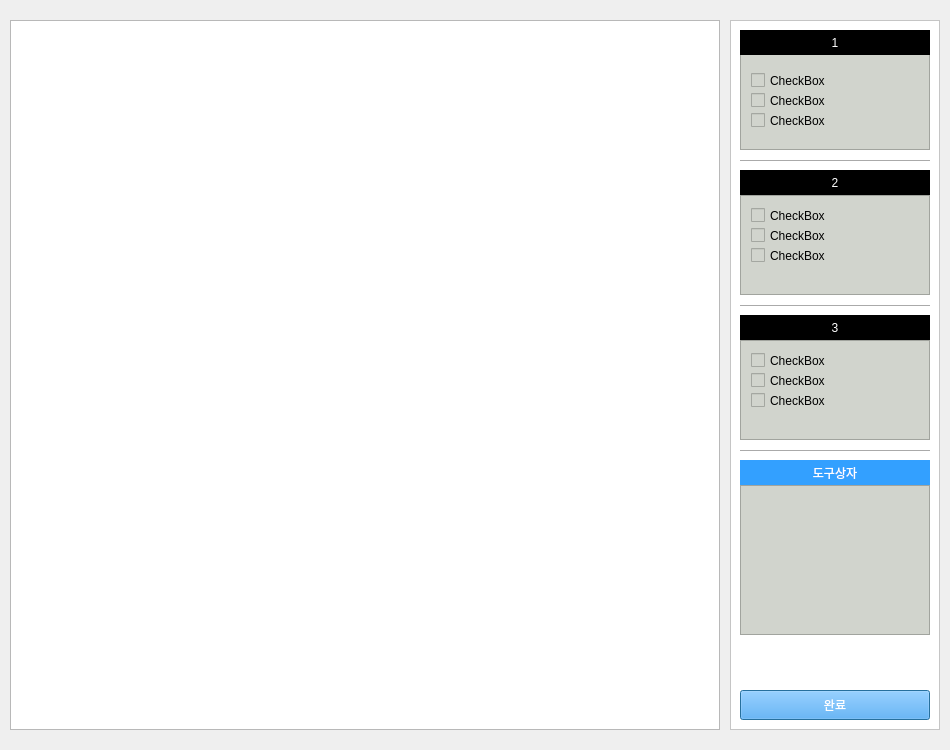
<?xml version="1.0" encoding="UTF-8"?>
<ui version="4.0">
 <class>Dialog</class>
 <widget class="QDialog" name="Dialog">
  <property name="geometry">
   <rect>
    <x>0</x>
    <y>0</y>
    <width>950</width>
    <height>750</height>
   </rect>
  </property>
  <property name="windowTitle">
   <string>General 5ho</string>
  </property>
  <property name="windowIcon">
   <iconset>
    <normaloff>../icon/dron.jpeg</normaloff>../icon/dron.jpeg</iconset>
  </property>
  <widget class="QFrame" name="Right_frame">
   <property name="geometry">
    <rect>
     <x>730</x>
     <y>20</y>
     <width>210</width>
     <height>710</height>
    </rect>
   </property>
   <property name="styleSheet">
    <string notr="true">background-color: rgb(255, 255, 255);</string>
   </property>
   <property name="frameShape">
    <enum>QFrame::StyledPanel</enum>
   </property>
   <property name="frameShadow">
    <enum>QFrame::Raised</enum>
   </property>
   <widget class="QPushButton" name="Finish_pushButton_2">
    <property name="geometry">
     <rect>
      <x>10</x>
      <y>670</y>
      <width>190</width>
      <height>30</height>
     </rect>
    </property>
    <property name="styleSheet">
     <string notr="true">background-color: rgb(51, 160, 255);
color: rgb(255, 255, 255);</string>
    </property>
    <property name="text">
     <string>완료</string>
    </property>
   </widget>
   <widget class="QScrollArea" name="Toolbox_scrollArea_2">
    <property name="geometry">
     <rect>
      <x>10</x>
      <y>465</y>
      <width>190</width>
      <height>150</height>
     </rect>
    </property>
    <property name="styleSheet">
     <string notr="true">background-color: rgb(209, 212, 205);</string>
    </property>
    <property name="widgetResizable">
     <bool>true</bool>
    </property>
    <widget class="QWidget" name="scrollAreaWidgetContents_4">
     <property name="geometry">
      <rect>
       <x>0</x>
       <y>0</y>
       <width>188</width>
       <height>148</height>
      </rect>
     </property>
    </widget>
   </widget>
   <widget class="QScrollArea" name="First_scrollArea_2">
    <property name="geometry">
     <rect>
      <x>10</x>
      <y>30</y>
      <width>190</width>
      <height>100</height>
     </rect>
    </property>
    <property name="styleSheet">
     <string notr="true">background-color: rgb(209, 212, 205);</string>
    </property>
    <property name="widgetResizable">
     <bool>true</bool>
    </property>
    <widget class="QWidget" name="scrollAreaWidgetContents_6">
     <property name="geometry">
      <rect>
       <x>0</x>
       <y>0</y>
       <width>188</width>
       <height>98</height>
      </rect>
     </property>
     <widget class="QCheckBox" name="checkBox_10">
      <property name="geometry">
       <rect>
        <x>10</x>
        <y>20</y>
        <width>96</width>
        <height>19</height>
       </rect>
      </property>
      <property name="text">
       <string>CheckBox</string>
      </property>
     </widget>
     <widget class="QCheckBox" name="checkBox_11">
      <property name="geometry">
       <rect>
        <x>10</x>
        <y>40</y>
        <width>96</width>
        <height>19</height>
       </rect>
      </property>
      <property name="text">
       <string>CheckBox</string>
      </property>
     </widget>
     <widget class="QCheckBox" name="checkBox_12">
      <property name="geometry">
       <rect>
        <x>10</x>
        <y>60</y>
        <width>96</width>
        <height>19</height>
       </rect>
      </property>
      <property name="text">
       <string>CheckBox</string>
      </property>
     </widget>
    </widget>
   </widget>
   <widget class="Line" name="line_4">
    <property name="geometry">
     <rect>
      <x>10</x>
      <y>140</y>
      <width>190</width>
      <height>3</height>
     </rect>
    </property>
    <property name="orientation">
     <enum>Qt::Horizontal</enum>
    </property>
   </widget>
   <widget class="QLabel" name="First_Label_2">
    <property name="geometry">
     <rect>
      <x>10</x>
      <y>10</y>
      <width>190</width>
      <height>25</height>
     </rect>
    </property>
    <property name="toolTip">
     <string>&lt;html&gt;&lt;head/&gt;&lt;body&gt;&lt;p&gt;&lt;br/&gt;&lt;/p&gt;&lt;/body&gt;&lt;/html&gt;</string>
    </property>
    <property name="whatsThis">
     <string>&lt;html&gt;&lt;head/&gt;&lt;body&gt;&lt;p&gt;&lt;br/&gt;&lt;/p&gt;&lt;/body&gt;&lt;/html&gt;</string>
    </property>
    <property name="styleSheet">
     <string notr="true">background-color: rgb(0, 0, 0);
color: rgb(255, 255, 255);</string>
    </property>
    <property name="text">
     <string>1</string>
    </property>
    <property name="alignment">
     <set>Qt::AlignCenter</set>
    </property>
   </widget>
   <widget class="QLabel" name="Second_Label_2">
    <property name="geometry">
     <rect>
      <x>10</x>
      <y>150</y>
      <width>190</width>
      <height>25</height>
     </rect>
    </property>
    <property name="toolTip">
     <string>&lt;html&gt;&lt;head/&gt;&lt;body&gt;&lt;p&gt;&lt;br/&gt;&lt;/p&gt;&lt;/body&gt;&lt;/html&gt;</string>
    </property>
    <property name="whatsThis">
     <string>&lt;html&gt;&lt;head/&gt;&lt;body&gt;&lt;p&gt;&lt;br/&gt;&lt;/p&gt;&lt;/body&gt;&lt;/html&gt;</string>
    </property>
    <property name="styleSheet">
     <string notr="true">background-color: rgb(0, 0, 0);
color: rgb(255, 255, 255);</string>
    </property>
    <property name="text">
     <string>2</string>
    </property>
    <property name="alignment">
     <set>Qt::AlignCenter</set>
    </property>
   </widget>
   <widget class="QLabel" name="Third_Label_2">
    <property name="geometry">
     <rect>
      <x>10</x>
      <y>295</y>
      <width>190</width>
      <height>25</height>
     </rect>
    </property>
    <property name="toolTip">
     <string>&lt;html&gt;&lt;head/&gt;&lt;body&gt;&lt;p&gt;&lt;br/&gt;&lt;/p&gt;&lt;/body&gt;&lt;/html&gt;</string>
    </property>
    <property name="whatsThis">
     <string>&lt;html&gt;&lt;head/&gt;&lt;body&gt;&lt;p&gt;&lt;br/&gt;&lt;/p&gt;&lt;/body&gt;&lt;/html&gt;</string>
    </property>
    <property name="styleSheet">
     <string notr="true">background-color: rgb(0, 0, 0);
color: rgb(255, 255, 255);</string>
    </property>
    <property name="text">
     <string>3</string>
    </property>
    <property name="alignment">
     <set>Qt::AlignCenter</set>
    </property>
   </widget>
   <widget class="QScrollArea" name="Second_scrollArea_2">
    <property name="geometry">
     <rect>
      <x>10</x>
      <y>175</y>
      <width>190</width>
      <height>100</height>
     </rect>
    </property>
    <property name="styleSheet">
     <string notr="true">background-color: rgb(209, 212, 205);</string>
    </property>
    <property name="widgetResizable">
     <bool>true</bool>
    </property>
    <widget class="QWidget" name="scrollAreaWidgetContents_7">
     <property name="geometry">
      <rect>
       <x>0</x>
       <y>0</y>
       <width>188</width>
       <height>98</height>
      </rect>
     </property>
     <widget class="QCheckBox" name="checkBox_13">
      <property name="geometry">
       <rect>
        <x>10</x>
        <y>10</y>
        <width>96</width>
        <height>19</height>
       </rect>
      </property>
      <property name="text">
       <string>CheckBox</string>
      </property>
     </widget>
     <widget class="QCheckBox" name="checkBox_14">
      <property name="geometry">
       <rect>
        <x>10</x>
        <y>30</y>
        <width>96</width>
        <height>19</height>
       </rect>
      </property>
      <property name="text">
       <string>CheckBox</string>
      </property>
     </widget>
     <widget class="QCheckBox" name="checkBox_15">
      <property name="geometry">
       <rect>
        <x>10</x>
        <y>50</y>
        <width>96</width>
        <height>19</height>
       </rect>
      </property>
      <property name="text">
       <string>CheckBox</string>
      </property>
     </widget>
    </widget>
   </widget>
   <widget class="QScrollArea" name="Third_scrollArea_2">
    <property name="geometry">
     <rect>
      <x>10</x>
      <y>320</y>
      <width>190</width>
      <height>100</height>
     </rect>
    </property>
    <property name="styleSheet">
     <string notr="true">background-color: rgb(209, 212, 205);</string>
    </property>
    <property name="widgetResizable">
     <bool>true</bool>
    </property>
    <widget class="QWidget" name="scrollAreaWidgetContents_8">
     <property name="geometry">
      <rect>
       <x>0</x>
       <y>0</y>
       <width>188</width>
       <height>98</height>
      </rect>
     </property>
     <widget class="QCheckBox" name="checkBox_16">
      <property name="geometry">
       <rect>
        <x>10</x>
        <y>30</y>
        <width>96</width>
        <height>19</height>
       </rect>
      </property>
      <property name="text">
       <string>CheckBox</string>
      </property>
     </widget>
     <widget class="QCheckBox" name="checkBox_17">
      <property name="geometry">
       <rect>
        <x>10</x>
        <y>10</y>
        <width>96</width>
        <height>19</height>
       </rect>
      </property>
      <property name="text">
       <string>CheckBox</string>
      </property>
     </widget>
     <widget class="QCheckBox" name="checkBox_18">
      <property name="geometry">
       <rect>
        <x>10</x>
        <y>50</y>
        <width>96</width>
        <height>19</height>
       </rect>
      </property>
      <property name="text">
       <string>CheckBox</string>
      </property>
     </widget>
    </widget>
   </widget>
   <widget class="Line" name="line_5">
    <property name="geometry">
     <rect>
      <x>10</x>
      <y>285</y>
      <width>190</width>
      <height>3</height>
     </rect>
    </property>
    <property name="orientation">
     <enum>Qt::Horizontal</enum>
    </property>
   </widget>
   <widget class="QLabel" name="Toolbox_Label_2">
    <property name="geometry">
     <rect>
      <x>10</x>
      <y>440</y>
      <width>190</width>
      <height>25</height>
     </rect>
    </property>
    <property name="styleSheet">
     <string notr="true">background-color: rgb(51, 160, 255);
color: rgb(255, 255, 255);</string>
    </property>
    <property name="text">
     <string>도구상자</string>
    </property>
    <property name="alignment">
     <set>Qt::AlignCenter</set>
    </property>
   </widget>
   <widget class="Line" name="line_6">
    <property name="geometry">
     <rect>
      <x>10</x>
      <y>430</y>
      <width>190</width>
      <height>3</height>
     </rect>
    </property>
    <property name="orientation">
     <enum>Qt::Horizontal</enum>
    </property>
   </widget>
  </widget>
  <widget class="QGraphicsView" name="graphicsView">
   <property name="geometry">
    <rect>
     <x>10</x>
     <y>20</y>
     <width>710</width>
     <height>710</height>
    </rect>
   </property>
  </widget>
 </widget>
 <resources/>
 <connections/>
</ui>
